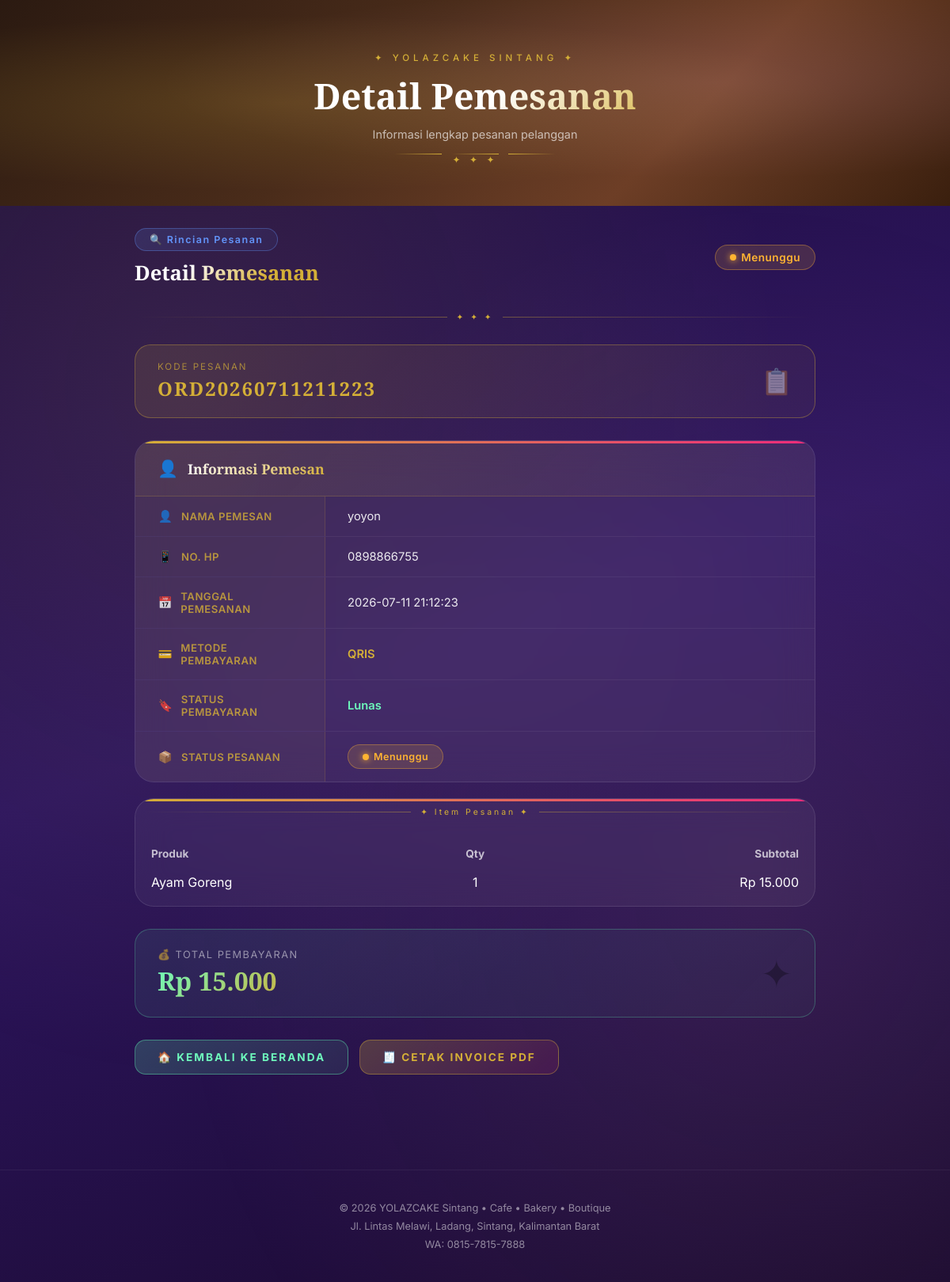
The page /pemesanan/detail_pemesanan.php?id=22 (signed in) on the database its author committed.
### tables this page shows
CREATE TABLE `pemesanan` (
  `id_pemesanan` int(11) NOT NULL,
  `kode_pesanan` varchar(20) DEFAULT NULL,
  `id_member` int(11) DEFAULT NULL,
  `id_user` int(11) DEFAULT NULL,
  `tanggal` datetime DEFAULT current_timestamp(),
  `total_harga` decimal(10,2) DEFAULT NULL,
  `kode_promo` varchar(30) DEFAULT NULL,
  `diskon_nominal` decimal(10,2) DEFAULT 0.00,
  `id_booking` int(11) DEFAULT NULL,
  `metode_pembayaran` varchar(20) DEFAULT NULL,
  `status_pembayaran` enum('Menunggu','Lunas','Gagal') DEFAULT 'Menunggu',
  `status_pesanan` enum('Menunggu','Diproses','Siap Diambil','Selesai','Dibatalkan') DEFAULT 'Menunggu',
  `nama_pemesan` varchar(100) NOT NULL,
  `no_hp` varchar(20) DEFAULT NULL,
  `nomor_meja` varchar(10) DEFAULT NULL
);

CREATE TABLE `detail_pemesanan` (
  `id_detail` int(11) NOT NULL,
  `id_pemesanan` int(11) DEFAULT NULL,
  `id_produk` int(11) DEFAULT NULL,
  `jumlah` int(11) DEFAULT NULL,
  `subtotal` decimal(10,2) DEFAULT NULL
);

CREATE TABLE `produk` (
  `id_produk` int(11) NOT NULL,
  `nama_produk` varchar(100) NOT NULL,
  `harga` decimal(10,2) NOT NULL,
  `deskripsi` text DEFAULT NULL,
  `foto` varchar(255) DEFAULT NULL,
  `stok` int(11) DEFAULT 0,
  `created_at` timestamp NOT NULL DEFAULT current_timestamp(),
  `id_kategori` int(11) DEFAULT NULL
);

### pemesanan/detail_pemesanan.php (the view, shortened to what this page needs)
<?php
include '../config/koneksi.php';
$id_pemesanan = (int)($_GET['id'] ?? 0);
$stmt = $conn->prepare("SELECT * FROM pemesanan WHERE id_pemesanan = ?");
$stmt->bind_param("i", $id_pemesanan);
$stmt->execute();
$data = $stmt->get_result()->fetch_assoc();
$stmtItems = $conn->prepare(
    "SELECT dp.*, p.nama_produk, p.foto
     FROM detail_pemesanan dp
     LEFT JOIN produk p ON p.id_produk = dp.id_produk
     WHERE dp.id_pemesanan = ?"
);
$stmtItems->bind_param("i", $id_pemesanan);
$stmtItems->execute();
$items = $stmtItems->get_result()->fetch_all(MYSQLI_ASSOC);
?>
<!DOCTYPE html>
<html lang="id">
<head>
</head>
<body>
<div class="page-hero" id="pageHero">
  <div class="hero-inner">
    <p class="hero-eyebrow">✦ YOLAZCAKE Sintang ✦</p>
    <h1>Detail Pemesanan</h1>
    <p class="hero-sub">Informasi lengkap pesanan pelanggan</p>
    <div class="hero-divider">
      <span></span><span class="diamond">✦ ✦ ✦</span><span></span>
    </div>
  </div>
</div>
<div class="page-wrapper">
  <div class="top-bar">
    <div>
      <div class="new-badge">🔍 Rincian Pesanan</div>
      <h2 class="section-title" style="margin-top:10px;">Detail Pemesanan</h2>
    </div>
    <?php
    $s = $data['status_pesanan'];
    if($s==='Menunggu')         echo "<span class='status-badge status-menunggu'>Menunggu</span>";
    elseif($s==='Diproses')     echo "<span class='status-badge status-diproses'>Diproses</span>";
    elseif($s==='Siap Diambil') echo "<span class='status-badge status-siap'>Siap Diambil</span>";
    elseif($s==='Selesai')      echo "<span class='status-badge status-selesai'>Selesai</span>";
    else                        echo "<span class='status-badge status-batal'>Dibatalkan</span>";
    ?>
  </div>
  <div class="gold-rule"><span>✦ ✦ ✦</span></div>
  <div class="kode-banner">
    <div class="kode-banner-left">
      <div class="kode-label">Kode Pesanan</div>
      <div class="kode-value"><?= htmlspecialchars($data['kode_pesanan']) ?></div>
    </div>
    <div style="font-size:2em;opacity:.4;">📋</div>
  </div>
  <div class="detail-card">
    <div class="detail-card-header">
      <span style="font-size:1.3em;">👤</span>
      <h3>Informasi Pemesan</h3>
    </div>
    <div class="detail-row">
      <div class="detail-label"><span class="row-icon">👤</span>Nama Pemesan</div>
      <div class="detail-val"><?= htmlspecialchars($data['nama_pemesan']) ?></div>
    </div>
    <div class="detail-row">
      <div class="detail-label"><span class="row-icon">📱</span>No. HP</div>
      <div class="detail-val"><?= htmlspecialchars($data['no_hp']) ?></div>
    </div>
    <div class="detail-row">
      <div class="detail-label"><span class="row-icon">📅</span>Tanggal Pemesanan</div>
      <div class="detail-val"><?= htmlspecialchars($data['tanggal']) ?></div>
    </div>
    <div class="detail-row">
      <div class="detail-label"><span class="row-icon">💳</span>Metode Pembayaran</div>
      <div class="detail-val gold-text"><?= htmlspecialchars($data['metode_pembayaran']) ?></div>
    </div>
    <div class="detail-row">
      <div class="detail-label"><span class="row-icon">🔖</span>Status Pembayaran</div>
      <div class="detail-val">
        <?php
        $sp = $data['status_pembayaran'] ?? '-';
        $spClass = ($sp === 'Lunas') ? 'color:#6efabc;font-weight:600;' : 'color:#ffb432;font-weight:600;';
        echo "<span style='$spClass'>$sp</span>";
        ?>
      </div>
    </div>
    <div class="detail-row">
      <div class="detail-label"><span class="row-icon">📦</span>Status Pesanan</div>
      <div class="detail-val">
        <?php
        if($s==='Menunggu')         echo "<span class='status-badge status-menunggu'>Menunggu</span>";
        elseif($s==='Diproses')     echo "<span class='status-badge status-diproses'>Diproses</span>";
        elseif($s==='Siap Diambil') echo "<span class='status-badge status-siap'>Siap Diambil</span>";
        elseif($s==='Selesai')      echo "<span class='status-badge status-selesai'>Selesai</span>";
        else                        echo "<span class='status-badge status-batal'>Dibatalkan</span>";
        ?>
      </div>
    </div>
  </div>
  <?php if(!empty($items)): ?>
  <div class="detail-card" style="margin-top:20px;padding:10px;">
    <div class="gold-rule"><span>✦ Item Pesanan ✦</span></div>
    <table style="width:100%;border:none;color:#fff;">
      <thead>
        <tr style="border-bottom:1px solid rgba(212,175,55,.3);">
          <th style="text-align:left;padding:8px;font-size:.85em;opacity:.7;width:10px;">Produk</th>
          <th style="text-align:center;padding:8px;font-size:.85em;opacity:.7;width:10px;">Qty</th>
          <th style="text-align:right;padding:8px;font-size:.85em;opacity:.7;width:10px;">Subtotal</th>
        </tr>
      </thead>
      <tbody>
        <?php foreach($items as $item): ?>
        <tr style="border-bottom:1px solid rgba(255,255,255,.08);">
          <td style="padding:8px;"><?= htmlspecialchars($item['nama_produk'] ?? 'Produk telah dihapus') ?></td>
          <td style="text-align:center;padding:8px;"><?= (int)$item['jumlah'] ?></td>
          <td style="text-align:right;padding:8px;">Rp <?= number_format($item['subtotal'],0,',','.') ?></td>
        </tr>
        <?php endforeach; ?>
      </tbody>
    </table>
  </div>
  <?php endif; ?>
  <div class="summary-box">
    <div>
      <div class="summary-label">💰 Total Pembayaran</div>
      <div class="summary-amount">Rp <?= number_format($data['total_harga'],0,',','.') ?></div>
    </div>
    <div style="opacity:.3;font-size:3em;">✦</div>
  </div>
  <div class="actions">
    <a href="../index.php" class="btn-premium btn-home">🏠 Kembali ke Beranda</a>
    <a href="invoice_pdf.php?id=<?= $id_pemesanan ?>" target="_blank" class="btn-premium btn-invoice">🧾 Cetak Invoice PDF</a>
  </div>
</div>
<div class="site-footer">
  © 2026 YOLAZCAKE Sintang • Cafe • Bakery • Boutique<br>
  Jl. Lintas Melawi, Ladang, Sintang, Kalimantan Barat<br>
  WA: 0815-7815-7888
</div>
</body>
</html>

### rows shown on the page
pemesanan: kode_pesanan "ORD20260711211223", nama_pemesan "yoyon", no_hp "0898866755", tanggal "2026-07-11 21:12:23", metode_pembayaran "QRIS", status_pembayaran "Lunas", total_harga "15.000"
detail_pemesanan: id_produk.nama_produk "Ayam Goreng", jumlah "1", subtotal "15.000"
